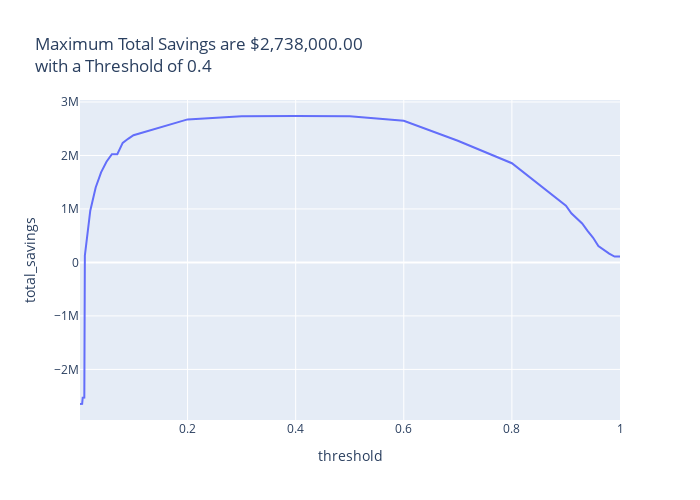

This figure's notebook cell:
### Code cell
plot_savings_by_threshold(savings_df)

### Figure 1 — Plotly figure (JSON) as saved in the notebook; plotly's stock layout.template omitted (floating-point values rounded to 4 significant figures)
{"data": [{"hovertemplate": "threshold=%{x}<br>total_savings=%{y}<extra></extra>", "legendgroup": "", "line": {"color": "#636efa", "dash": "solid"}, "marker": {"symbol": "circle"}, "mode": "lines", "name": "", "orientation": "v", "showlegend": false, "type": "scatter", "x": [0.001, 0.002, 0.003, 0.004, 0.005, 0.006, 0.007, 0.008, 0.009, 0.01, 0.02, 0.03, 0.04, 0.05, 0.06, 0.07, 0.08, 0.09, 0.1, 0.2, 0.3, 0.4, 0.5, 0.6, 0.7, 0.8, 0.9, 0.91, 0.92, 0.93, 0.94, 0.95, 0.96, 0.97, 0.98, 0.99, 0.99, 0.991, 0.992, 0.993, 0.994, 0.995, 0.996, 0.997, 0.998, 0.999, 0.9991, 0.9992, 0.9993, 0.9994, 0.9995, 0.9996, 0.9997, 0.9998, 0.9999, 1.0], "xaxis": "x", "y": [-2646500, -2646500, -2645500, -2645500, -2644500, -2529000, -2529000, -2527500, -2526500, 127500, 967500, 1401500, 1683500, 1882000, 2022500, 2023500, 2235000, 2311500, 2379500, 2674500, 2731000, 2738000, 2734000, 2650000, 2275000, 1855000, 1060000, 920000, 830000, 730000, 590000, 465000, 305000, 230000, 165000, 110000, 110000, 110000, 110000, 110000, 110000, 110000, 110000, 110000, 110000, 110000, 110000, 110000, 110000, 110000, 110000, 110000, 110000, 110000, 110000, 110000], "yaxis": "y"}], "layout": {"height": 500, "legend": {"tracegroupgap": 0}, "title": {"text": "Maximum Total Savings are $2,738,000.00<br>with a Threshold of 0.4"}, "width": 700, "xaxis": {"anchor": "y", "domain": [0, 1], "title": {"text": "threshold"}}, "yaxis": {"anchor": "x", "domain": [0, 1], "title": {"text": "total_savings"}}}}
